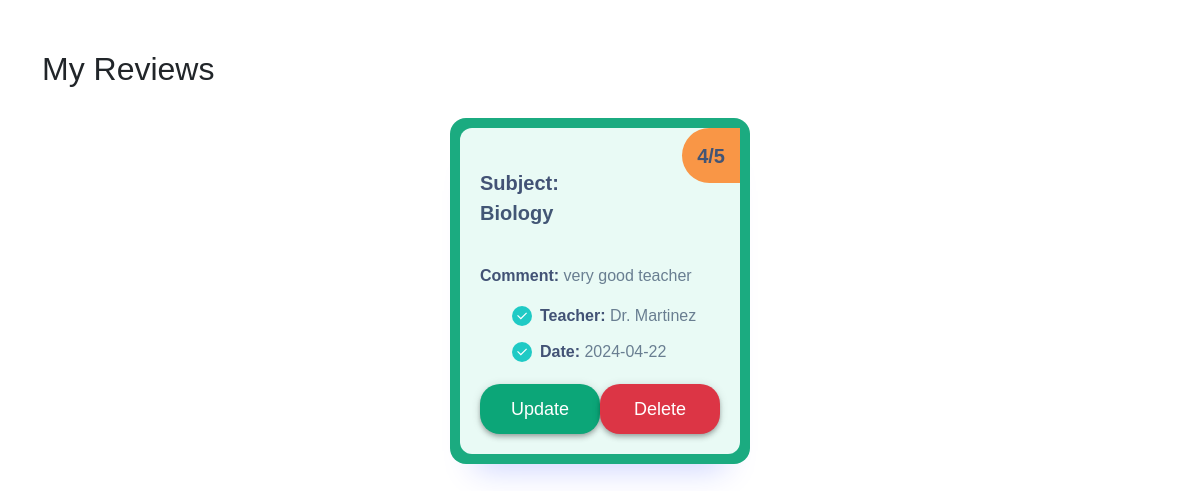
The page /User/myreviews.php (signed in) on the database as committed earlier.
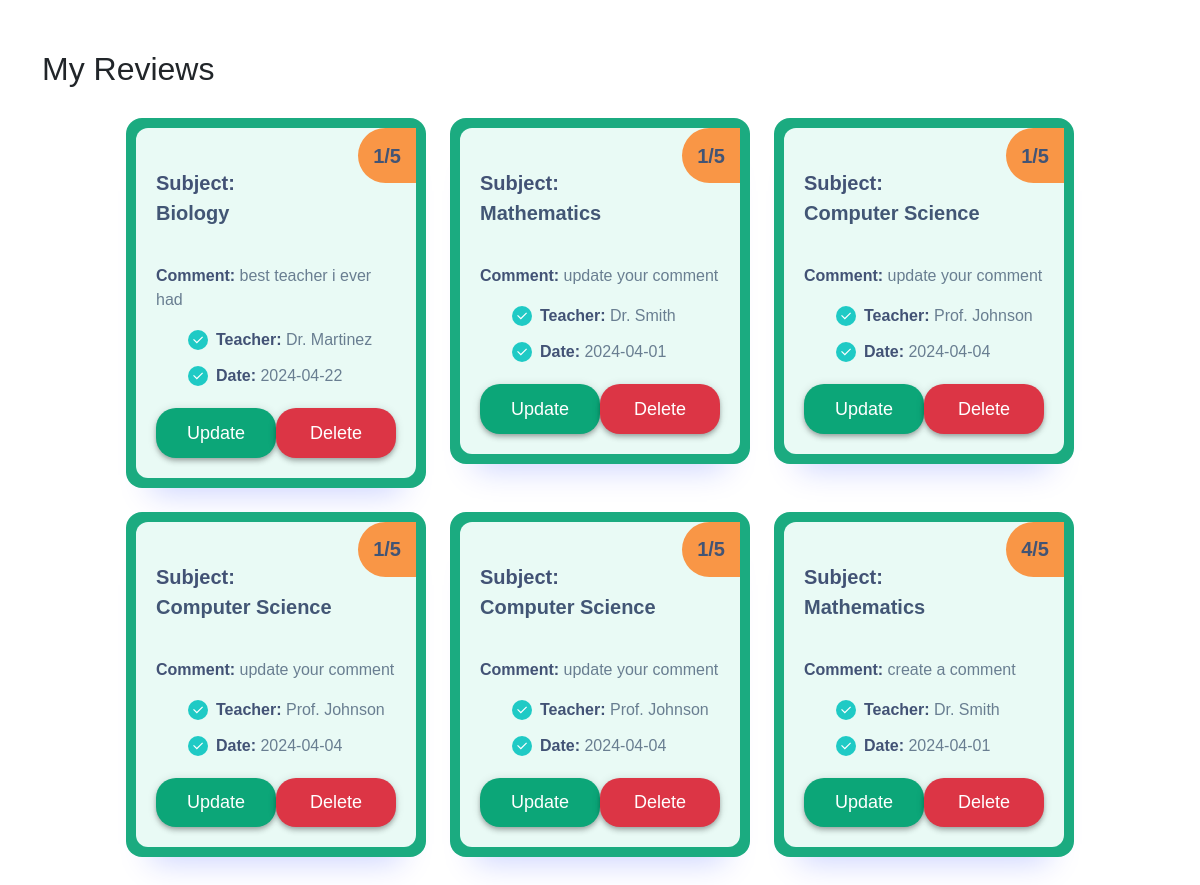
The same page on the database as committed later.
### tables this page shows
CREATE TABLE `review` (
  `id` int(11) NOT NULL,
  `rating` int(11) DEFAULT NULL,
  `comment` varchar(250) DEFAULT NULL,
  `date` datetime DEFAULT NULL,
  `fk_course_id` int(11) DEFAULT NULL,
  `fk_user_id` int(11) DEFAULT NULL
);

CREATE TABLE `courses` (
  `id` int(11) NOT NULL,
  `subject` varchar(50) DEFAULT NULL,
  `name` varchar(50) DEFAULT NULL,
  `university` varchar(50) DEFAULT NULL,
  `roomNumb` varchar(50) DEFAULT NULL,
  `date` date DEFAULT NULL,
  `end_date` date DEFAULT NULL,
  `teacher` varchar(100) DEFAULT NULL,
  `email` varchar(100) NOT NULL,
  `picture` varchar(255) DEFAULT NULL,
  `language` varchar(50) DEFAULT NULL,
  `duration` varchar(50) DEFAULT NULL,
  `units` varchar(100) DEFAULT NULL,
  `capacity` int(11) NOT NULL,
  `availability` enum('avaiable','not avaiable') DEFAULT NULL
);

### User/myreviews.php (the view, shortened to what this page needs)
<?php
include_once '../db_connection.php';
$user_id = $_SESSION['user'];
$review_query = "SELECT * FROM review WHERE fk_user_id = $user_id";
$review_result = mysqli_query($connection, $review_query);
$layout = '';
if (mysqli_num_rows($review_result) == 0) {
    $layout = 'No reviews!';
} else {
    while ($review_row = mysqli_fetch_assoc($review_result)) {
        $course_id = $review_row['fk_course_id'];
        $course_query = "SELECT * FROM courses WHERE id = $course_id";
        $course_result = mysqli_query($connection, $course_query);
        if ($course_result && mysqli_num_rows($course_result) == 1) {
            $course_row = mysqli_fetch_assoc($course_result);
            $layout .= "
            <div class='plan'>
            <div class='inner'>
                <span class='pricing'>
                    <span>
                    {$review_row['rating']}/5
                    </span>
                </span>
                <p class='title'><strong>Subject:</strong><br> {$course_row['subject']}</p>
                <p class='info'><strong>Comment:</strong> {$review_row['comment']}</p>
                <ul class='features'>
                    <li>
                        <span class='icon'>
                            <svg height='24' width='24' viewBox='0 0 24 24' xmlns='http://www.w3.org/2000/svg'>
                                <path d='M0 0h24v24H0z' fill='none'></path>
                                <path fill='currentColor' d='M10 15.172l9.192-9.193 1.415 1.414L10 18l-6.364-6.364 1.414-1.414z'></path>
                            </svg>
                        </span>
                        <span><strong>Teacher:</strong> {$course_row['teacher']}</span>
                    </li>
                    <li>
                        <span class='icon'>
                            <svg height='24' width='24' viewBox='0 0 24 24' xmlns='http://www.w3.org/2000/svg'>
                                <path d='M0 0h24v24H0z' fill='none'></path>
                                <path fill='currentColor' d='M10 15.172l9.192-9.193 1.415 1.414L10 18l-6.364-6.364 1.414-1.414z'></path>
                            </svg>
                        </span>
                        <span><strong>Date:</strong> {$course_row['date']}</span>
                    </li>
                </ul>
                <div class='action'>
                <a class='button' href='updatereview.php?id={$review_row['id']}'>Update</a>
                <a href='deletereview.php?id={$review_row['id']}' class='button bg-danger'>Delete</a>
                </div>
            </div>
        </div>";
        }
    }
}
?>
<!DOCTYPE html>
<html lang='en'>
<head>
    <link href='https://cdn.jsdelivr.net/npm/bootstrap@5.3.3/dist/css/bootstrap.min.css' rel='stylesheet'>
    <link rel='stylesheet' href='../style/CRUD.css'>
    <link rel='stylesheet' href='../style/CRUD-responsive.css'>
</head>
<body>
    <div class='container'>
        <div class='courses'>
            <h2 class=''>My Reviews</h2>
            <div class='list3'>
                <?= $layout ?>
            </div>
        </div>
    </div>
</body>
</html>

### style/CRUD.css (style rules this page uses)
* { font-family: "Chillax", sans-serif; margin: 0; padding: 0; box-sizing: border-box; }
.info { width: 70%; padding-top: 20px; }
.courses { margin: 50px auto; }
.list3 { display: flex; justify-content: center; flex-wrap: wrap; width: 100%; border-radius: 0.8rem; padding: 10px; height: fit-content; }
.plan { border-radius: 16px; box-shadow: 0 30px 30px -25px rgba(0, 38, 255, 0.205); padding: 10px; background-color: #1bab80; color: #697e91; width: 300px; height: 100%; margin: 12px; }
.plan strong { font-weight: 600; color: #425275; }
.plan .inner { align-items: center; padding: 20px; padding-top: 40px; background-color: #e9faf5; border-radius: 12px; position: relative; }
.inner .info { width: 100%; }
.plan .pricing { position: absolute; top: 0; right: 0; background-color: #f99646; border-radius: 99em 0 0 99em; display: flex; align-items: center; padding: 0.625em 0.75em; font-size: 1.25rem; font-weight: 600; color: #425475; }
.plan .title { font-weight: 600; font-size: 1.25rem; color: #425675; }
.plan .title + * { margin-top: 0.75rem; }
.plan .info + * { margin-top: 1rem; }
.plan .features { display: flex; flex-direction: column; }
.plan .features li { display: flex; align-items: center; gap: 0.5rem; }
.plan .features li + * { margin-top: 0.75rem; }
.plan .features .icon { background-color: #1fcac5; display: inline-flex; align-items: center; justify-content: center; color: #fff; border-radius: 50%; width: 20px; height: 20px; }
.plan .features .icon svg { width: 14px; height: 14px; }
.plan .features + * { margin-top: 1.25rem; }
.plan .action { width: 100%; display: flex; align-items: center; justify-content: end; }
.plan .button { background-color: #0ca678; box-shadow: 0 4px 5px 0 rgba(0, 0, 0, 0.14), 0 1px 10px 0 rgba(0, 0, 0, 0.12), 0 2px 4px -1px rgba(0, 0, 0, 0.2); border-radius: 20px; color: #fff; font-weight: 500; font-size: 1.125rem; text-align: center; border: 0; outline: 0; width: 100%; padding: 0.625em 0.75em; text-decoration: none; transition: all 350ms ease-in; }

### style/CRUD-responsive.css (style rules this page uses)
* { font-family: "Chillax", sans-serif; margin: 0; padding: 0; box-sizing: border-box; }

Rows that differ between the two databases and show on the page:
changed review "Biology": rating "4" → "1"; comment "very good teacher" → "best teacher i ever had"
added review: rating "1", fk_course.subject "Mathematics", comment "update your comment", fk_course.teacher "Dr. Smith", fk_course.date "2024-04-01"
added review: rating "1", fk_course.subject "Computer Science", comment "update your comment", fk_course.teacher "Prof. Johnson", fk_course.date "2024-04-04"
added review: rating "1", fk_course.subject "Computer Science", comment "update your comment", fk_course.teacher "Prof. Johnson", fk_course.date "2024-04-04"
added review: rating "1", fk_course.subject "Computer Science", comment "update your comment", fk_course.teacher "Prof. Johnson", fk_course.date "2024-04-04"
added review: rating "4", fk_course.subject "Mathematics", comment "create a comment", fk_course.teacher "Dr. Smith", fk_course.date "2024-04-01"
